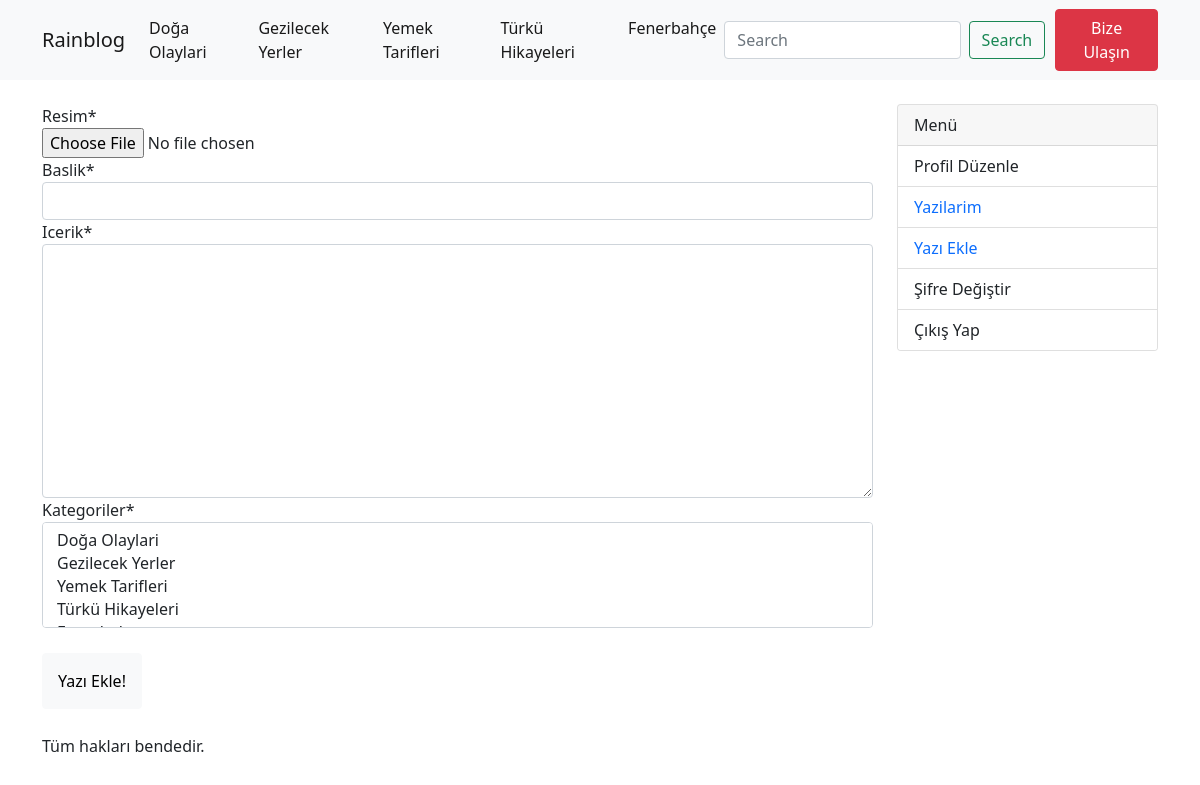
Page /yazi-ekle (signed in) on the committed database.
### blog/models/kategori.py (models this page shows)
class KategoriModel(models.Model):
    isim = models.CharField(max_length=30, blank=False, null=False)
    slug = AutoSlugField(populate_from = "isim", unique = True)
    class Meta:
        db_table = "kategori" #sqlite de görünen tablo ismi
        verbose_name_plural = "Kategoriler" #admin panelinde tablo adımız Kategoriler olarak değişti
        verbose_name =  "Kategori" #select Kategori olarak değiştirdik.
    def __str__(self):
        return self.isim #tablodaki verilerin ismi ile gözükmesini sağladık

### blog/views/yazi_ekle.py (the view)
# urls.py: path('yazi-ekle', yazi_ekle, name='yazi-ekle'),
@login_required(login_url='/')
def yazi_ekle(request):
    form = YaziEkleModelForm(request.POST or None, files=request.FILES or None) # if request.method == post yapmak yerine..
    if form.is_valid():
        yazi = form.save(commit=False) #bütün veriyi hazırla ama kaydetme
        yazi.yazar = request.user  #yazarı kullanıcı olarak belirle
        yazi.save()  #ve kaydet
        form.save_m2m() #kategorideki verileri kaydetmek için manytomany kaydı yaptık.
        return redirect('detay', slug = yazi.slug)
    return render(request, 'pages/yazi-ekle.html', context={
        'form' : YaziEkleModelForm
    })

### blog/templatetags/kategori_list.py (called while the page is built)
@register.simple_tag #fonksiyonu kayıt etmek için decorator
def kategori_list():
    kategoriler = KategoriModel.objects.all()
    return kategoriler

### blog/templates/pages/yazi-ekle.html (shortened to what this page needs)
{% extends 'base.html' %}
{%load crispy_forms_tags%}
{%block content%}
<form  method="post" action="{% url 'yazi-ekle' %}" class="form-group" enctype="multipart/form-data">
    {{form | crispy}}
    <input type="submit" class = "btn btn-light" value="Yazı Ekle!"
     style="margin-top: 25px;margin-bottom: 25px; padding: 15px;">
</form>
{%endblock%}

### templates/components/navbar.html (shortened to what this page needs)
{% load kategori_list %}
{%kategori_list as kategoriler%}
<nav class="navbar navbar-expand-lg navbar-light bg-light">
    <div class="container">
      <a class="navbar-brand" href="{%url 'anasayfa'%}">Rainblog</a>
      <div class="collapse navbar-collapse" id="navbarSupportedContent">
        <ul class="navbar-nav me-auto mb-2 mb-lg-0">
          {%if kategoriler%}
          {%for kategori in kategoriler%}
          <li class="nav-item">
            <a class="nav-link active" aria-current="page" href="{% url 'kategori' kategoriSlug=kategori.slug%}">{{kategori.isim}}</a>
          </li>
          {%endfor%}
          {%else%}
          <h1>There is no Category.</h1>
          {%endif%}
        </ul>
        <form class="d-flex" action="{%url 'anasayfa'%}">
          <input class="form-control me-2" type="search" placeholder="Search" aria-label="Search"  name="sorgu">
          <button class="btn btn-outline-success" type="submit">Search</button>
        </form>
          <a href="{% url 'iletisim' %}" style="text-decoration: none; margin-left: 10px;" class="btn btn-danger" >
            Bize Ulaşın
          </a>
      </div>
    </div>
  </nav>

### rows in the picture
KategoriModel: isim "Doğa Olaylari"
KategoriModel: isim "Gezilecek Yerler"
KategoriModel: isim "Yemek Tarifleri"
KategoriModel: isim "Türkü Hikayeleri"
KategoriModel: isim "Fenerbahçe"
